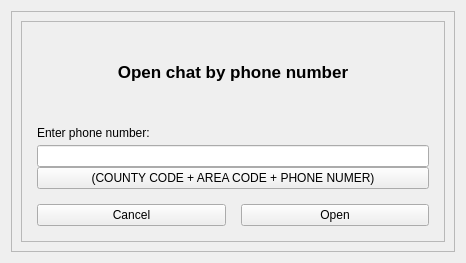
<?xml version="1.0" encoding="UTF-8"?>
<ui version="4.0">
 <class>OpenChatPopup</class>
 <widget class="QWidget" name="OpenChatPopup">
  <property name="geometry">
   <rect>
    <x>0</x>
    <y>0</y>
    <width>466</width>
    <height>263</height>
   </rect>
  </property>
  <property name="windowTitle">
   <string>Form</string>
  </property>
  <layout class="QVBoxLayout" name="verticalLayout">
   <item>
    <widget class="QFrame" name="popupMargins">
     <property name="frameShape">
      <enum>QFrame::StyledPanel</enum>
     </property>
     <property name="frameShadow">
      <enum>QFrame::Raised</enum>
     </property>
     <layout class="QVBoxLayout" name="verticalLayout_4">
      <item>
       <widget class="QFrame" name="popupFrame">
        <property name="frameShape">
         <enum>QFrame::StyledPanel</enum>
        </property>
        <property name="frameShadow">
         <enum>QFrame::Raised</enum>
        </property>
        <layout class="QVBoxLayout" name="verticalLayout_3">
         <property name="spacing">
          <number>15</number>
         </property>
         <property name="leftMargin">
          <number>15</number>
         </property>
         <property name="topMargin">
          <number>15</number>
         </property>
         <property name="rightMargin">
          <number>15</number>
         </property>
         <property name="bottomMargin">
          <number>15</number>
         </property>
         <item>
          <widget class="QLabel" name="label_4">
           <property name="font">
            <font>
             <pointsize>13</pointsize>
             <bold>true</bold>
            </font>
           </property>
           <property name="text">
            <string>Open chat by phone number</string>
           </property>
           <property name="alignment">
            <set>Qt::AlignCenter</set>
           </property>
          </widget>
         </item>
         <item>
          <layout class="QVBoxLayout" name="verticalLayout_2">
           <property name="spacing">
            <number>0</number>
           </property>
           <item>
            <widget class="QLabel" name="label">
             <property name="text">
              <string>Enter phone number:</string>
             </property>
            </widget>
           </item>
           <item>
            <widget class="QLineEdit" name="numberPhone">
             <property name="inputMask">
              <string>00000000000000000000000</string>
             </property>
            </widget>
           </item>
           <item>
            <widget class="QPushButton" name="btnPhoneHelper">
             <property name="font">
              <font>
               <pointsize>9</pointsize>
              </font>
             </property>
             <property name="cursor">
              <cursorShape>WhatsThisCursor</cursorShape>
             </property>
             <property name="toolTip">
              <string>See here the code of your country</string>
             </property>
             <property name="statusTip">
              <string/>
             </property>
             <property name="text">
              <string>(COUNTY CODE + AREA CODE + PHONE NUMER)</string>
             </property>
            </widget>
           </item>
          </layout>
         </item>
         <item>
          <layout class="QHBoxLayout" name="horizontalLayout">
           <item>
            <widget class="QPushButton" name="btnCancel">
             <property name="text">
              <string>Cancel</string>
             </property>
            </widget>
           </item>
           <item>
            <widget class="QPushButton" name="btnOk">
             <property name="text">
              <string>Open</string>
             </property>
             <property name="shortcut">
              <string>Enter</string>
             </property>
             <property name="autoDefault">
              <bool>false</bool>
             </property>
             <property name="default">
              <bool>false</bool>
             </property>
            </widget>
           </item>
          </layout>
         </item>
        </layout>
       </widget>
      </item>
     </layout>
    </widget>
   </item>
  </layout>
 </widget>
 <resources/>
 <connections/>
</ui>
